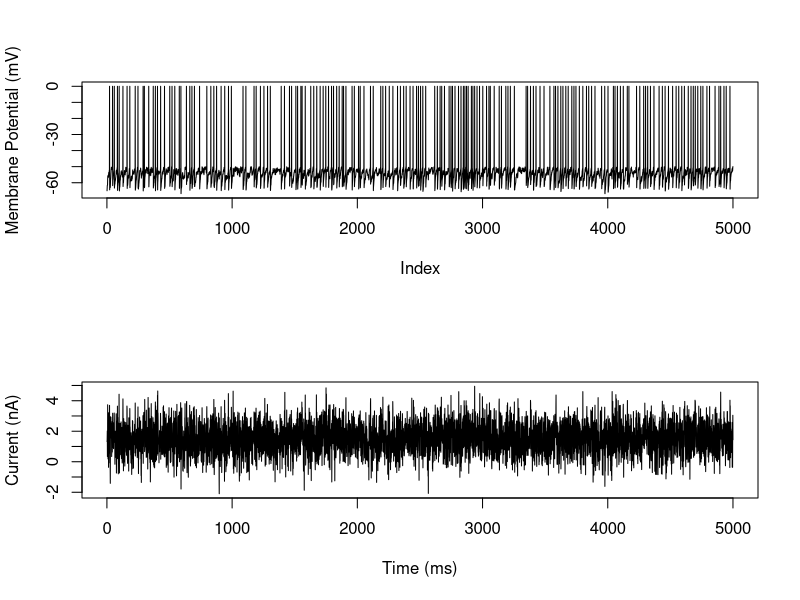

Write R code to recreate this figure.

## Simulate an integrate-and-fire neuron

# Parameters...
tau <-  10       # membrane time constant (ms)
R   <-  10       # membrane resistance (MOhms)
E_L <- -65       # resting potential for the leak (mV)
Vthresh <- -50   # spike threshold (mV)
Vreset  <- -65   # reset potential (mV)

T <- 5000 # simulation time (ms)

# a step current (nA)...
V <- vector(length = T)
I <- vector(length = T)
I[200:4800] <- 1

# a random current
mu <- 1.5
st <- 1
I <- mu + st*rnorm(T)

V[1] <- -65.0001   # initial membrane potential (mV)
for (t in 2:T) {      # ms timesteps
  # Integrate...
  V[t] <- V[t-1] + (I[t]*R - (V[t-1]-E_L))/tau

  # Fire...
  if (V[t]>Vthresh) {
    V[t] <- Vreset
  }
}

par(mfrow=c(2,1))
plot(V+(V==Vreset)*65,type='l',ylab = 'Membrane Potential (mV)')
plot(I,type='l',ylab='Current (nA)',xlab='Time (ms)')

isis <- diff(which(V==Vreset))
cv <- sd(isis)/mean(isis)


